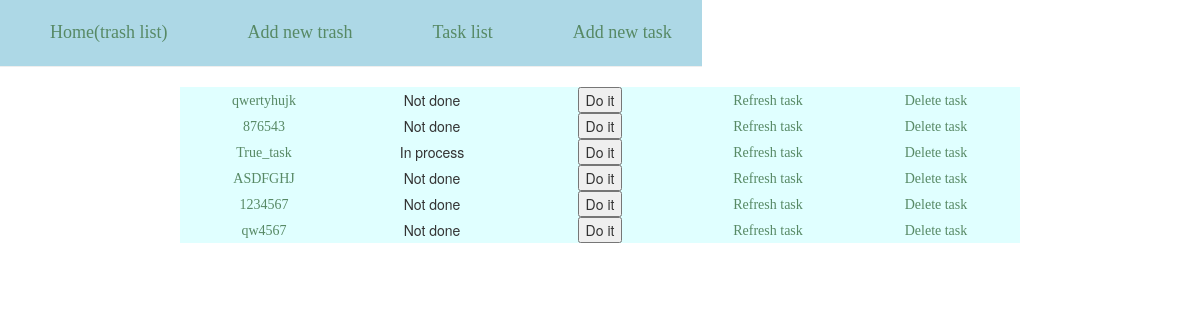
The page /task_list/ on the database its author committed.
### trashes/models.py (models this page shows, shortened)
class TaskToDo(models.Model):
    name = models.CharField(max_length=256, default=' ')
    file_path = models.CharField(max_length=256, default=' ')
    trash = models.ForeignKey(Trash, default=None)
    force = models.BooleanField(default=False)
    dry_run = models.BooleanField(default=False)
    silent = models.BooleanField(default=False)
    tasks = (
        ('delete by regex', 'delete by regex'),
        ('delete by filename', 'delete by filename'),
        ('recover all trash', 'recover all trash'),
        ('clear all trash', 'clear all trash'),
        ('remove files from trash', 'remove files from trash'),
        ('recover files from trash', 'recover files from trash'),
        ('remove files from trash by regex', 'remove files from trash by regex'),
        ('recover files from trash by regex', 'recover files from trash by regex')
    )
    file_task = models.CharField(max_length=256, choices=tasks, default=None)
    regular = models.CharField(max_length=256, default=' ')
    info_path = models.CharField(max_length=256, default=' ')
    maximum_size = models.IntegerField(default=1000)
    maximum_time = models.IntegerField(default=7)
    NOTDONE = 'Not done'
    INPROCESS = 'In process'
    WAITING = 'Waiting'
    DONE = 'Done'
    task_process_choices = (
        (NOTDONE, 'Not done'),
        (INPROCESS, 'In process'),
        (WAITING, 'Waiting'),
        (DONE, 'Done'),  # ???????? how to manage status???????
    )
    task_process = models.CharField(
        max_length=256,
        choices=task_process_choices,
        default=NOTDONE,
    )
    class Meta:
        db_table = 'task'

### trashes/views.py (the view)
# urls.py: url(r'^task_list/$', views.TaskList.as_view(), name='task_list'),
class TaskList(ListView):
    template_name = 'task_list.html'
    model = TaskToDo

### templates/task_list.html (shortened to what this page needs)
{% extends 'base.html' %}
{% block content %}
<table >
        <tbody>
            <tr>
             <td ><div class="page-header"><a href={% url 'main' %}>Home(trash list)</a></div></td>
            <td ><div class="page-header"><a href={% url 'add_trash' %}>Add new trash</a></div></td>
            <td ><div class="page-header"><a href={% url 'task_list'%}>Task list</a></div></td>
            <td ><div class="page-header"><a href={% url 'add_task'%}>Add new task</a></div></td>
            </tr>
        </tbody>
    </table>
 {% if tasktodo_list %}
{% for obj in tasktodo_list %}
    <table style="margin-left: auto; margin-right: auto; background-color: #E0FFFF" width= 70%>
    <tbody>
        <tr>
            <td style="width: 100px; text-align: center"><div><a href={% url 'refresh_task' pk=obj.pk %}>{{ obj.name }}</a></div></td>
            <td style="width: 100px; text-align: center"><div>{{ obj.task_process }}</div></td>
            <td style="width: 100px; text-align: center">
            <form action="{% url 'do_the_task' pk=obj.pk %}" method="post">{% csrf_token %}
            <input type="submit" value="Do it">
             </form>
            </td>
            <td style="width: 100px; text-align: center"><div><a href={% url 'refresh_task' pk=obj.pk %}>Refresh task</a></div></td>
            <td style="width: 100px; text-align: center"><div><a href={% url 'delete_task' pk=obj.pk %}>Delete task</a></div></td>
        </tr>
    </tbody>
    </table>
{% endfor %}
{% else %}
<p> task is done</p>
{% endif %}
{% endblock %}

### templates/base.html (shortened to what this page needs)
{% load static %}
{% load staticfiles %}
<!DOCTYPE html>
<html lang="en">
<head>
    <link rel="stylesheet" href="//maxcdn.bootstrapcdn.com/bootstrap/3.2.0/css/bootstrap.min.css">
    <link rel="stylesheet" href="//maxcdn.bootstrapcdn.com/bootstrap/3.2.0/css/bootstrap-theme.min.css">
    <link rel="stylesheet" href="{% static 'style.css' %}">
</head>
<body>
    <div class="wrapper">
        <div class="wrapper-content">
            {% block content %}
            {% endblock content %}
        </div>
    </div>
</body>
</html>

### static/style.css (style rules this page uses)
.page-header { background-color: lightblue; margin-top: 0; padding: 20px 20px 20px 40px; font-family: 'cursive'; font-weight: 100; font-size: large; }
td a { margin-top: 0; padding: 10px 10px 10px 10px; color: #578965; font-family: 'cursive'; }

### rows shown on the page
TaskToDo: name "qwertyhujk", task_process "Not done"
TaskToDo: name "876543", task_process "Not done"
TaskToDo: name "True_task", task_process "In process"
TaskToDo: name "ASDFGHJ", task_process "Not done"
TaskToDo: name "1234567", task_process "Not done"
TaskToDo: name "qw4567", task_process "Not done"
